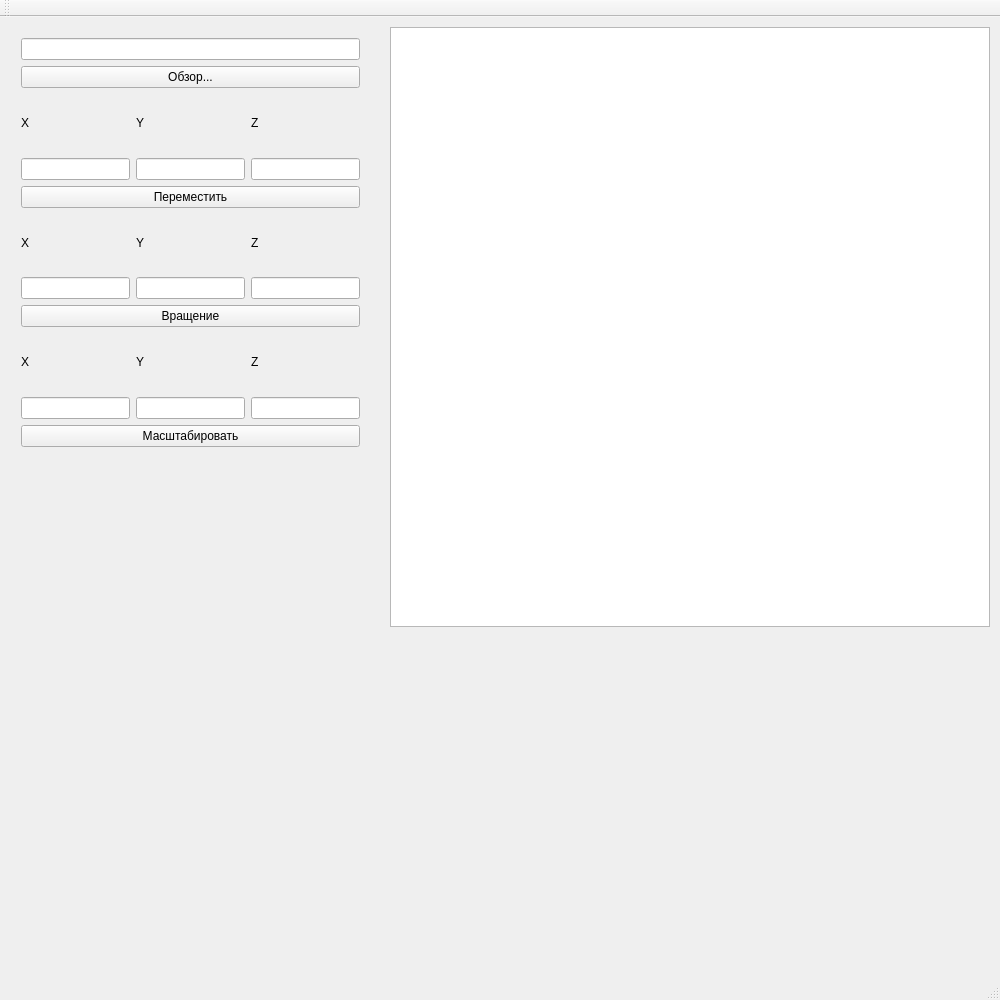
<?xml version="1.0" encoding="UTF-8"?>
<ui version="4.0">
 <class>MainWindow</class>
 <widget class="QMainWindow" name="MainWindow">
  <property name="geometry">
   <rect>
    <x>0</x>
    <y>0</y>
    <width>1000</width>
    <height>1000</height>
   </rect>
  </property>
  <property name="windowTitle">
   <string>MainWindow</string>
  </property>
  <widget class="QWidget" name="centralWidget">
   <widget class="QGraphicsView" name="graphicsView">
    <property name="geometry">
     <rect>
      <x>390</x>
      <y>10</y>
      <width>600</width>
      <height>600</height>
     </rect>
    </property>
   </widget>
   <widget class="QWidget" name="gridLayoutWidget_5">
    <property name="geometry">
     <rect>
      <x>10</x>
      <y>10</y>
      <width>361</width>
      <height>431</height>
     </rect>
    </property>
    <layout class="QGridLayout" name="gridLayout_5">
     <item row="1" column="0">
      <layout class="QGridLayout" name="gridLayout_2">
       <item row="2" column="0" colspan="3">
        <widget class="QPushButton" name="pushButton_2">
         <property name="text">
          <string>Переместить</string>
         </property>
        </widget>
       </item>
       <item row="0" column="0">
        <widget class="QLabel" name="label">
         <property name="text">
          <string>X</string>
         </property>
        </widget>
       </item>
       <item row="1" column="1">
        <widget class="QLineEdit" name="lineEdit_3"/>
       </item>
       <item row="0" column="1">
        <widget class="QLabel" name="label_2">
         <property name="text">
          <string>Y</string>
         </property>
        </widget>
       </item>
       <item row="1" column="0">
        <widget class="QLineEdit" name="lineEdit_2"/>
       </item>
       <item row="1" column="2">
        <widget class="QLineEdit" name="lineEdit_4"/>
       </item>
       <item row="0" column="2">
        <widget class="QLabel" name="label_3">
         <property name="text">
          <string>Z</string>
         </property>
        </widget>
       </item>
      </layout>
     </item>
     <item row="0" column="0">
      <layout class="QGridLayout" name="gridLayout">
       <item row="0" column="0">
        <widget class="QLineEdit" name="lineEdit"/>
       </item>
       <item row="1" column="0">
        <widget class="QPushButton" name="pushButton">
         <property name="text">
          <string>Обзор...</string>
         </property>
        </widget>
       </item>
      </layout>
     </item>
     <item row="2" column="0">
      <layout class="QGridLayout" name="gridLayout_3">
       <item row="1" column="2">
        <widget class="QLineEdit" name="lineEdit_7"/>
       </item>
       <item row="1" column="0">
        <widget class="QLineEdit" name="lineEdit_5"/>
       </item>
       <item row="0" column="1">
        <widget class="QLabel" name="label_5">
         <property name="text">
          <string>Y</string>
         </property>
        </widget>
       </item>
       <item row="1" column="1">
        <widget class="QLineEdit" name="lineEdit_6"/>
       </item>
       <item row="0" column="0">
        <widget class="QLabel" name="label_4">
         <property name="text">
          <string>X</string>
         </property>
        </widget>
       </item>
       <item row="0" column="2">
        <widget class="QLabel" name="label_6">
         <property name="text">
          <string>Z</string>
         </property>
        </widget>
       </item>
       <item row="2" column="0" colspan="3">
        <widget class="QPushButton" name="pushButton_3">
         <property name="text">
          <string>Вращение</string>
         </property>
        </widget>
       </item>
      </layout>
     </item>
     <item row="3" column="0">
      <layout class="QGridLayout" name="gridLayout_4">
       <item row="1" column="2">
        <widget class="QLineEdit" name="lineEdit_10"/>
       </item>
       <item row="0" column="0">
        <widget class="QLabel" name="label_7">
         <property name="text">
          <string>X</string>
         </property>
        </widget>
       </item>
       <item row="1" column="1">
        <widget class="QLineEdit" name="lineEdit_9"/>
       </item>
       <item row="0" column="1">
        <widget class="QLabel" name="label_8">
         <property name="text">
          <string>Y</string>
         </property>
        </widget>
       </item>
       <item row="0" column="2">
        <widget class="QLabel" name="label_9">
         <property name="text">
          <string>Z</string>
         </property>
        </widget>
       </item>
       <item row="1" column="0">
        <widget class="QLineEdit" name="lineEdit_8"/>
       </item>
       <item row="2" column="0" colspan="3">
        <widget class="QPushButton" name="pushButton_4">
         <property name="text">
          <string>Масштабировать</string>
         </property>
        </widget>
       </item>
      </layout>
     </item>
    </layout>
   </widget>
  </widget>
  <widget class="QMenuBar" name="menuBar">
   <property name="geometry">
    <rect>
     <x>0</x>
     <y>0</y>
     <width>1000</width>
     <height>22</height>
    </rect>
   </property>
  </widget>
  <widget class="QToolBar" name="mainToolBar">
   <attribute name="toolBarArea">
    <enum>TopToolBarArea</enum>
   </attribute>
   <attribute name="toolBarBreak">
    <bool>false</bool>
   </attribute>
  </widget>
  <widget class="QStatusBar" name="statusBar"/>
 </widget>
 <layoutdefault spacing="6" margin="11"/>
 <resources/>
 <connections/>
</ui>
